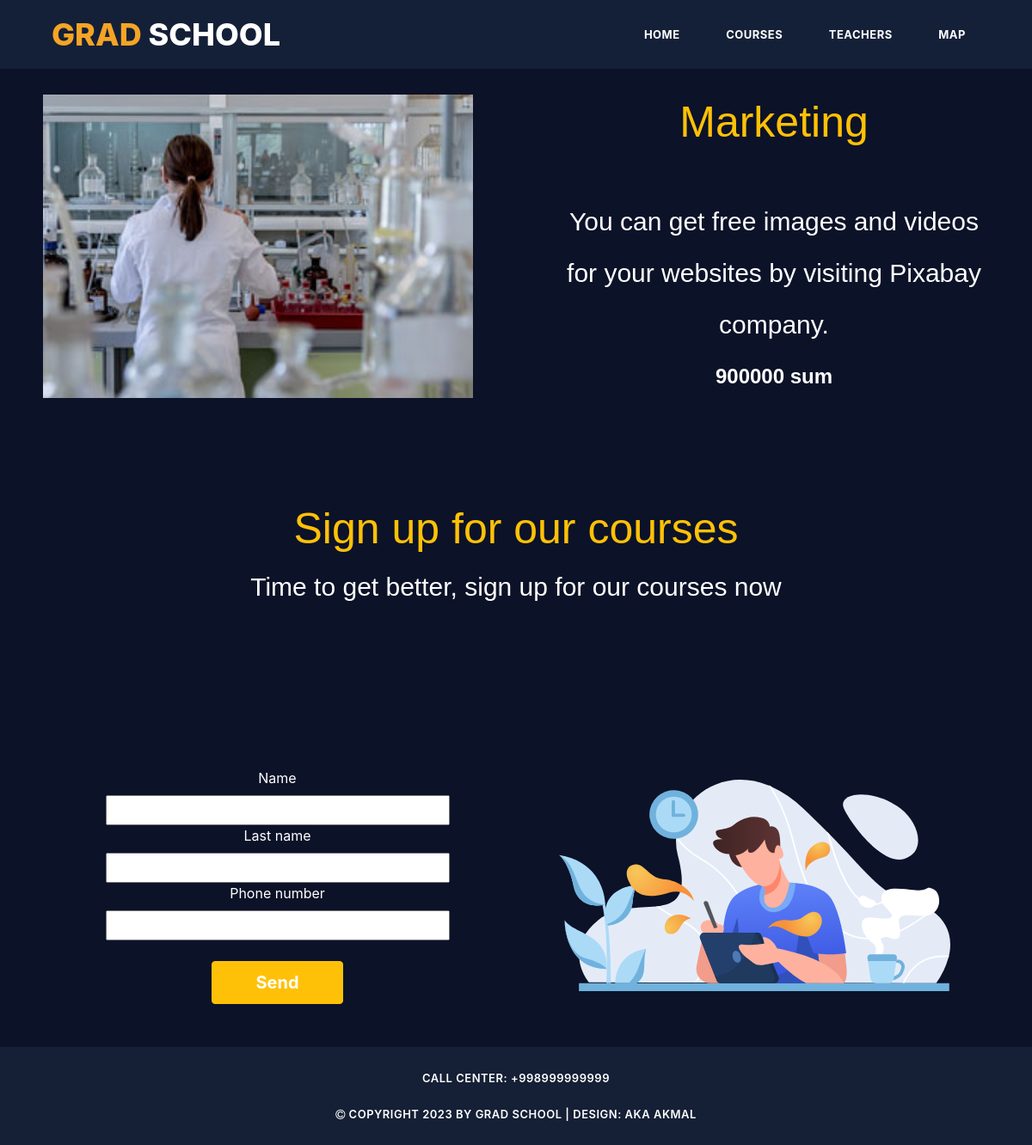
/Marketing/, run on the app's committed database.
### course/models.py (models this page shows, shortened)
class Course(models.Model):
    image = models.ImageField()
    slug = models.SlugField(max_length=40)
    title = models.CharField(max_length=100)
    description = models.TextField()
    price = models.IntegerField()
    students = models.ManyToManyField('Student', related_name='course_students') #, null=True

### course/views.py (the view)
# urls.py: path('<slug>/', views.more, name='more'),
def more(request, slug):
    detail_course = get_object_or_404(Course, slug=slug)
    form = ApplicationForm(request.POST or None)
    if request.method == "POST" and form.is_valid():
        instance = form.save(commit=False)
        instance.course = detail_course
        instance.save()
        form = ApplicationForm()
        return redirect('course:index')
    return render(request, 'more.html',
                  {
                      'form': form,
                      'course': course,
                      'detail_course': detail_course,
                  })

### course/forms.py
class ApplicationForm(forms.ModelForm):
    name = forms.CharField(widget=forms.TextInput(attrs={
        'class': 'more-text',
    }))
    last_name = forms.CharField(widget=forms.TextInput(attrs={
        'class': 'more-text',
    }))
    phone_number = forms.IntegerField(widget=forms.NumberInput(attrs={
        'class': 'more-text',
    }))
    class Meta:
        course = Course
        model = Student
        fields = ['name', 'last_name', 'phone_number']

### course/templates/more.html (shortened to what this page needs)
{% extends 'base_layout.html' %}
{% load static %}
{% block content %}
    <section style="background: #0c1228">
        <div class="columns" style="padding-top: 5%">
            <div class="column">
                <img src="{{ detail_course.image.url }}" alt="" style="width: 100%; height: auto">
            </div>
            <div class="column">
                <h2 class="title text-warning">
                    {{ detail_course.title }}
                </h2>
                <br><br>
                <p class="subtitle" style="">
                    {{ detail_course.description }}
                </p>
                <h4 class="small-title" style="font-weight: 600">
                    <strong>
                        {{ detail_course.price }} sum
                    </strong>
                </h4>
            </div>
        </div>
        <br>
        <br>
        <br>
        <div class="container">
            <div class="text-center">
                <h1 class="title is-1 text-warning">Sign up for our courses</h1>
                <h2 class="subtitle text-white">
                    Time to get better, sign up for our courses now
                </h2>
            </div>
            <br><br><br>
            <div class="columns is-variable is-8 is-vcentered">
                <div class="column">
                    <div class="box">
                        <form method="post" class="form">
                            {% for field in form %}
                                <div class="field">
                                    <label for="{{ field.id_for_label }}" class="label">{{ field.label }}</label><br>
                                    {{ field }}
                                </div>
                            {% endfor %}
                            <br>
                            <button type="submit" style="padding: 9px 50px; font-size: 20px; color: white"
                                    class="btn-warning btn"><strong>Send</strong></button>
                        </form>
                    </div>
                </div>
                <div class="column">
                    <img src="{% static 'assets/images/join.svg' %}" alt="Join illustration">
                </div>
            </div>
        </div>
    </section>
{% endblock %}

### files/static/assets/css/templatemo-grad-school.css (style rules this page uses)
* { text-decoration: none; }
body { font-family: 'Montserrat', sans-serif; }
p { font-size: 13px; line-height: 22px; }

### files/static/assets/css/style.css (style rules this page uses)
* { text-decoration: none; }
.more-text { width: 400px; height: 35px; font-size: 18px; font-weight: 500; }
.columns { align-items: center; color: white; background: #0c1228; display: flex; justify-content: center; padding-top:50px; }
.column { text-align: center; padding: 50px; width: 50%; height: auto; overflow: hidden; }
.subtitle { font-size: 30px; line-height: 60px; font-family: Arial, Helvetica, sans-serif; }
.title { font-size: 50px; font-family: Arial, Helvetica, sans-serif; }
.small-title { font-family: Arial, Helvetica, sans-serif; }
* { padding: 0; margin: 0; text-decoration: none; }

### data on the page
Course: image (picture), title "Marketing", description "You can get free images and videos for your websites by visiting Pixabay company.", price "900000"

### other printed values
{{ field.label }} "Name" "Last name" "Phone number"
